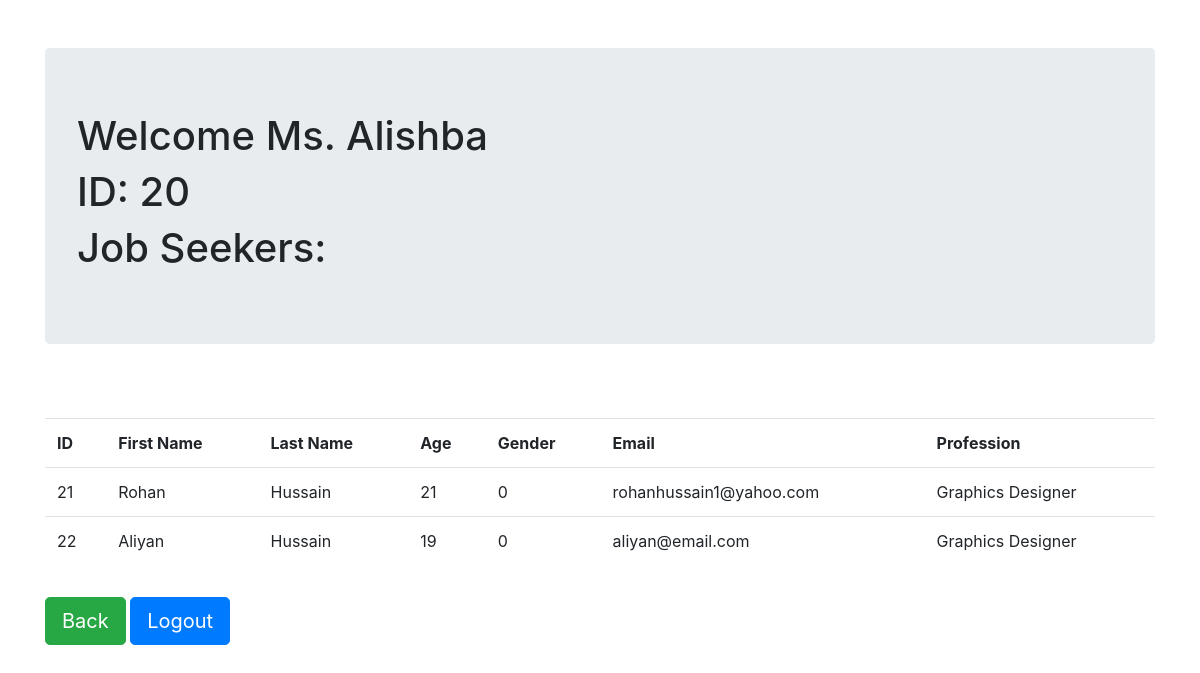
The page /employer/panel/view_js/index.php (signed in) on the database its author committed.
### tables this page shows
CREATE TABLE IF NOT EXISTS `employers` (
  `emp_id` int(255) NOT NULL AUTO_INCREMENT,
  `firstname` varchar(100) NOT NULL,
  `lastname` varchar(100) NOT NULL,
  `age` int(3) NOT NULL,
  `gender` int(1) NOT NULL,
  `email` varchar(100) NOT NULL,
  `companyname` varchar(100) NOT NULL,
  `companytype` varchar(50) NOT NULL,
  `address` varchar(500) NOT NULL,
  `password` varchar(150) NOT NULL,
  `blocked` tinyint(1) NOT NULL DEFAULT '0',
  PRIMARY KEY (`emp_id`)
);

CREATE TABLE IF NOT EXISTS `jobseekers` (
  `js_id` int(255) NOT NULL AUTO_INCREMENT,
  `firstname` varchar(100) NOT NULL,
  `lastname` varchar(100) NOT NULL,
  `age` int(3) NOT NULL,
  `gender` int(1) NOT NULL,
  `email` varchar(100) NOT NULL,
  `profession` varchar(100) NOT NULL,
  `address` varchar(500) NOT NULL,
  `password` varchar(150) NOT NULL,
  `experience` int(100) DEFAULT '0',
  `education` int(100) DEFAULT '0',
  `employment_status` tinyint(1) NOT NULL DEFAULT '0',
  `blocked` tinyint(1) NOT NULL DEFAULT '0',
  PRIMARY KEY (`js_id`)
);

### prename.php (called while the page is built)
<?php
        if($tableName=='jobseekers')
            $idType='js_id';
        else
            $idType='emp_id';
        $sql = "SELECT `firstname`,`gender` FROM `$tableName` WHERE `$idType`=" . $_SESSION['user'] . " LIMIT 0,1";
        $result = mysqli_query($conn,$sql);
        $row=mysqli_fetch_assoc($result);
        if($row['gender']==0) {
            $prename=' Mr.';
        } else if ($row['gender']==1) {
            $prename=' Ms.';
        } else {
            $prename='';
        }
        $name=$row['firstname'];
?>

### employer/panel/view_js/index.php (the view, shortened to what this page needs)
<?php
    require('../../../connect.php');
    $tableName='employers';
    require('../../../prename.php');
?>
<!DOCTYPE html>
<html>
<head>
    <link rel="stylesheet" href="https://maxcdn.bootstrapcdn.com/bootstrap/4.5.2/css/bootstrap.min.css">
</head>
<body>
<div class='container pt-5'>
    <div class="jumbotron">
    <h1>Welcome<?php echo $prename . ' ' . $name; ?></h1>
    <h1>ID:<?php echo ' ' . $_SESSION['user']; ?></h1>
    <h1>Job Seekers:</h1>
    </div>
    <div class="alert <?php echo $errorClass; ?>" role="alert">
    </div>
    <table class="table">
        <thead>
            <tr>
                <td><b>ID</b></td>
                <td><b>First Name</b></td>
                <td><b>Last Name</b></td>
                <td><b>Age</b></td>
                <td><b>Gender</b></td>
                <td><b>Email</b></td>
                <td><b>Profession</b></td>
            </tr>
        </thead>
        <?php
        $sql2 = "SELECT * FROM `jobseekers`";
        $result2 = mysqli_query($conn,$sql2);
        while($row2 = mysqli_fetch_assoc($result2))
        {
            $js_id = $row2['js_id'];
            $firstname = $row2['firstname'];
            $lastname = $row2['lastname'];
            $age = $row2['age'];
            $gender = $row2['gender'];
            $email = $row2['email'];
            $profession = $row2['profession'];
        print "<tr>";
            print "<td>" . $js_id . "</td>";
            print "<td>" . $firstname . "</td>";
            print "<td>" . $lastname . "</td>";
            print "<td>" . $age . "</td>";
            print "<td>" . $gender . "</td>";
            print "<td>" . $email . "</td>";
            print "<td>" . $profession. "</td>";
        print "</tr>";
        }
        ?>
    </table>
    <div class="btn-group btn-group-lg mt-3">
    <button type="button" onClick="window.location='../index.php';" class="btn btn-success">Back</button>
    </div>
    <div class="btn-group btn-group-lg mt-3">
    <button type="button" onClick="window.location='../logout.php';" class="btn btn-primary">Logout</button>
    </div>
</div>
</body>
</html>

### rows shown on the page
employers: gender "Ms.", firstname "Alishba"
jobseekers: js_id "21", firstname "Rohan", lastname "Hussain", age "21", gender "0", email "rohanhussain1@yahoo.com", profession "Graphics Designer"
jobseekers: js_id "22", firstname "Aliyan", lastname "Hussain", age "19", gender "0", email "aliyan@email.com", profession "Graphics Designer"

### other values the page prints
$_SESSION['user'] "20"
